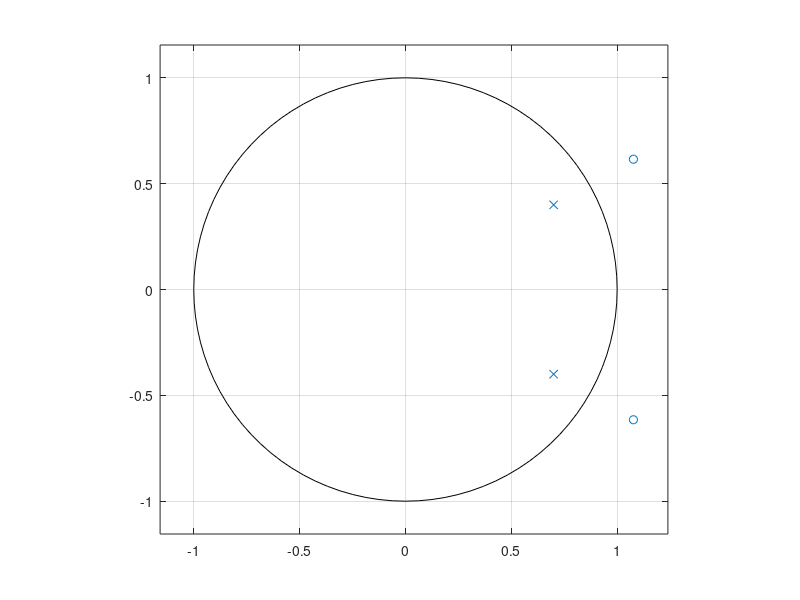
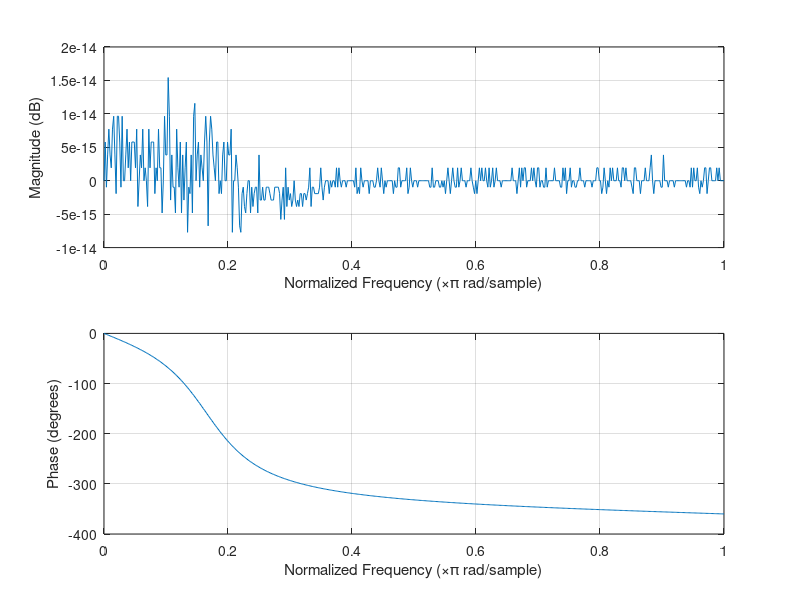
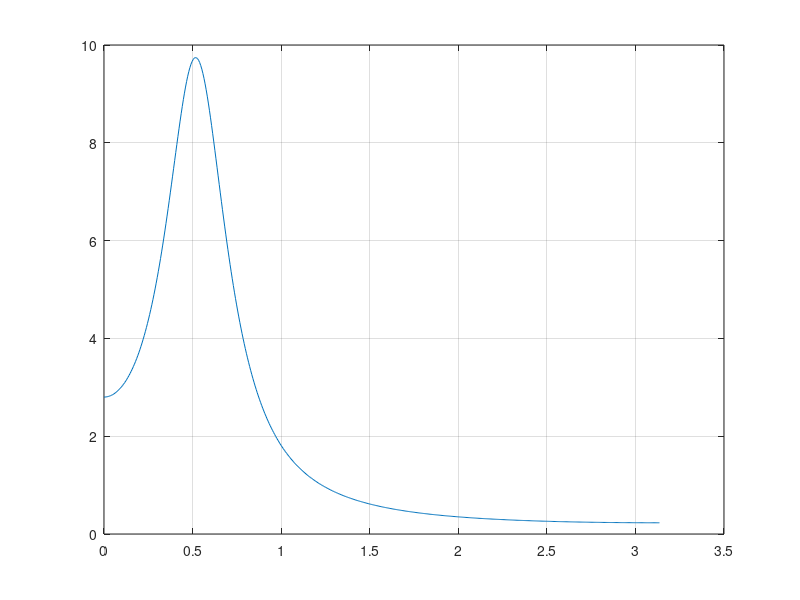

Source code (MATLAB) for these figures, in order:
%
% EXERCISE_4_2.M
%
% Exercise 4.2 from the Notes.
%

% first, specify the poles
proots = [0.7 + j*0.4, 0.7 - j*0.4];

% use the polar form to get the "reflected" pole
rp = abs(proots(1));
thetap = angle(proots(1));

rz = 1/rp;
zroots(1) = rz*exp(j*thetap);
zroots(2) = rz*exp(-j*thetap);

% convert the roots to denominator polynomials using the Matlab "poly" function
num_poly = poly(zroots);
den_poly = poly(proots);

% scale to get a DC gain of 1
gainDC = sum(num_poly)/sum(den_poly);
scalefac = 1/gainDC;
num_poly = scalefac * num_poly;

% get the pole-zero map and the frequency response
figure(1);
zplane(num_poly, den_poly);
grid on;

figure(2);
freqz(num_poly, den_poly);

figure(3);
grpdelay(num_poly, den_poly);

fprintf('\n\nFinished ...\n');

